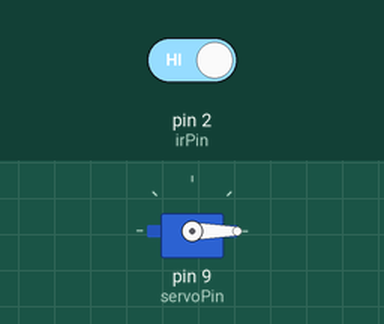
The sketch below on a simulated Arduino Uno, built with avr-gcc and run on an emulated ATmega328P. On the bench: servo. The test bench sets the inputs (shaded band); at power-on: pin 2 (irPin) HIGH.

Above: at 1.2 s.
1.3 s: pin 2 (irPin) driven LOW
At 2.0 s:
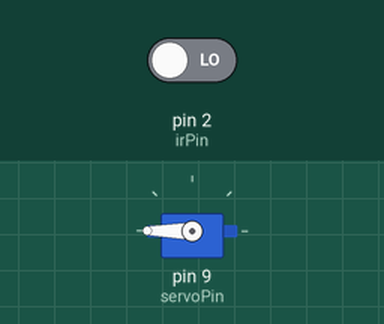
Timing chart, 0 to 5.8 s (numbered marks = the images above; inputs shaded):
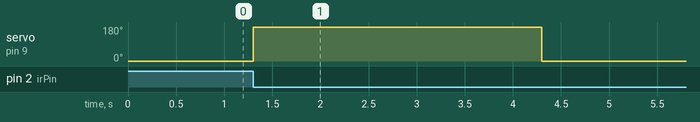

Measured:
- after the input at 1.3 s, servo on pin 9 (servoPin): 0° → 180° at once, → 0° 3.0 s later

The sketch:

Dustbin.ino
```cpp
#include <Servo.h>

Servo lidServo;

int irPin = 2;          // IR sensor OUT pin
int servoPin = 9;       // Servo signal pin

bool isOpen = false;    // To avoid repeated opening

void setup() {
  pinMode(irPin, INPUT);
  lidServo.attach(servoPin);

  lidServo.write(0);    // Lid closed position
}

void loop() {
  int irValue = digitalRead(irPin);

  // IR sensor gives LOW when obstacle is detected
  if (irValue == LOW && isOpen == false) {
    isOpen = true;

    lidServo.write(180);     // Open lid
    delay(3000);            // Keep lid open

    lidServo.write(0);      // Close lid
    delay(1000);
  }

  // Reset when hand is removed
  if (irValue == HIGH) {
    isOpen = false;
  }
}
```
